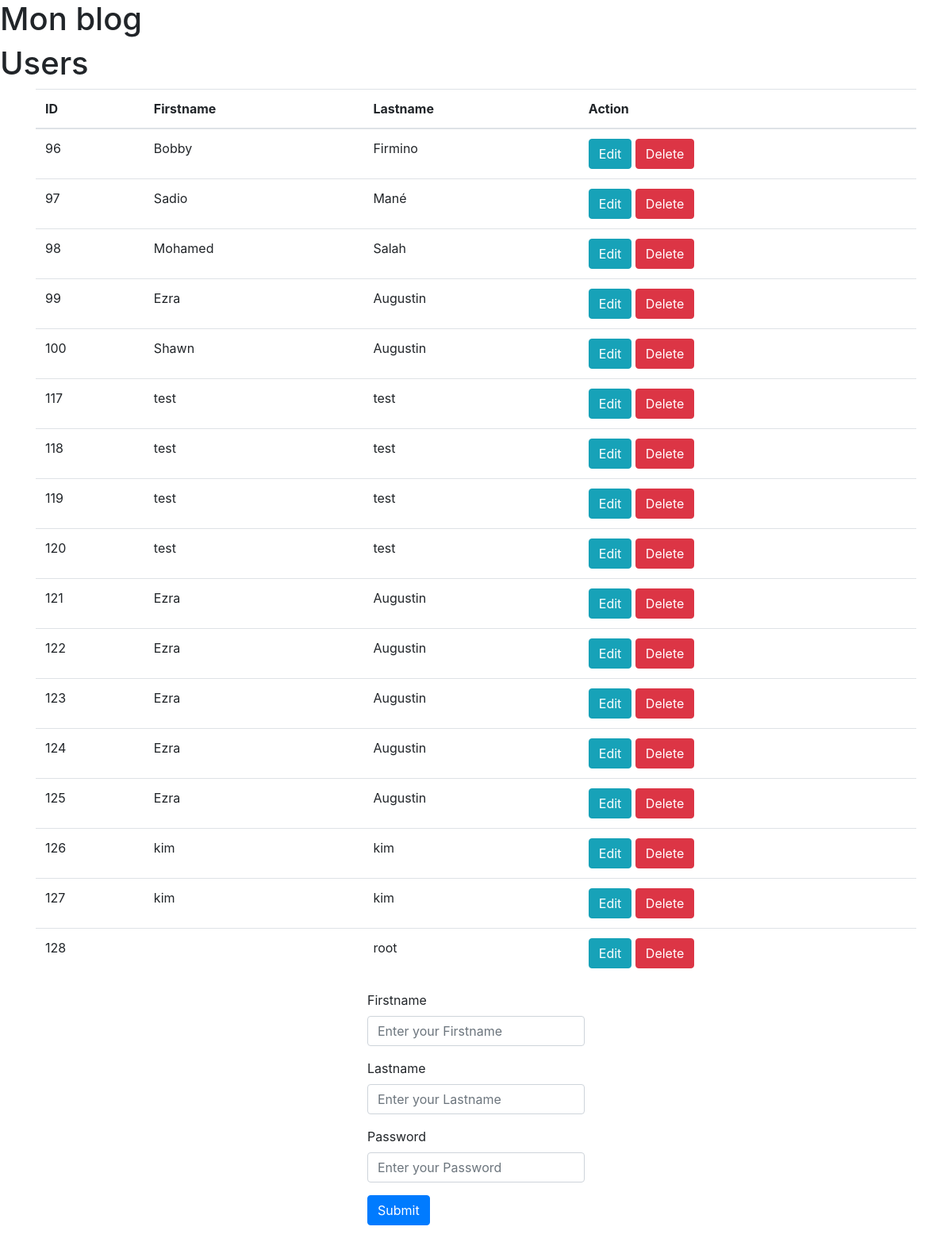
The page / on the database its author committed.
### tables this page shows
CREATE TABLE `users` (
  `id` int(11) NOT NULL,
  `firstname` varchar(45) NOT NULL,
  `lastname` varchar(45) NOT NULL,
  `password` varchar(45) NOT NULL
);

### controller/userController.php (called while the page is built, shortened)
<?php
require '../src/model/UserManager.php';
$usersmanager = new UsersManager();
$users= $usersmanager->getUsers();
require '../view/usersview.php';

### index.php (called while the page is built)
<?php
require ('controller/userController.php');
?>

### src/model/UserManager.php (called while the page is built, shortened)
<?php
class UsersManager extends Manager {
    public function getUsers() {
        $bdd = $this->dbConnect();
      $req= $bdd->query('SELECT id, firstname,lastname FROM users order by id');
       $users =[];
       while ($userRow = $req->fetch()){
           $user = new User();
           $user->id = $userRow['id'];
           $user->firstname = $userRow['firstname'];
           $user->lastname = $userRow['lastname'];
           array_push($users,$user);
       }
       return $users;
    }
}

### view/usersview.php (the view, shortened to what this page needs)
<?php $title = 'Mon blog'; ?>
<h1>Users</h1>
         <div class="container">
        <table class="table">
        <thead>
        <tr>
        <th>ID</th>
        <th>Firstname</th>
        <th>Lastname</th>
        <th colspan="2">Action</th>
        </tr>
        </thead>
 <?php
foreach ($users as $user) {
    ?>
         <tr>
                <td><?= $user-> id; ?></td>
                <td><?=$user->firstname; ?></td>
                <td><?=$user->lastname; ?></td>
                <td><a href="../index.php?edit=<?= $user-> id;?>"
                      class="btn btn-info">Edit</a>
                      <a href="../controller/userController.php?delete=<?= $user-> id;?>"
                      class="btn btn-danger">Delete</a>
                </td>
            </tr>
        <?php
        }
        ?>
        </table>
   <div class="row justify-content-center" >
  <form action="#" method="POST">
  <div class="form-group">
  <label>Firstname</label>
  <input type="text" name="firstname" class="form-control" placeholder="Enter your Firstname">
  </div>
  <div class="form-group">
  <label>Lastname</label>
  <input type="text" name="lastname" class="form-control" placeholder="Enter your Lastname">
  </div>
  <div class="form-group">
  <label>Password</label>
  <input type="password" name="password" class="form-control" placeholder="Enter your Password">
  </div>
  <div class="form-group">
  <button type="submit" name="submit" class="btn btn-primary">Submit</button>
  </div>
  </form>
  </div>
</div>
  <?php $content = ob_get_clean(); ?>
<?php require('template.php');
?>

### view/template.php (shortened to what this page needs)
<!DOCTYPE html>
<html>
    <head>
        <link rel="stylesheet" href="https://stackpath.bootstrapcdn.com/bootstrap/4.2.1/css/bootstrap.min.css">
    </head>
    <body>
    <header><h1><?=$title?></h1></header>
        <?= $content ?>
    </body>
</html>

### rows shown on the page
users: id "96", firstname "Bobby", lastname "Firmino"
users: id "97", firstname "Sadio", lastname "Mané"
users: id "98", firstname "Mohamed", lastname "Salah"
users: id "99", firstname "Ezra", lastname "Augustin"
users: id "100", firstname "Shawn", lastname "Augustin"
users: id "117", firstname "test", lastname "test"
users: id "118", firstname "test", lastname "test"
users: id "119", firstname "test", lastname "test"
users: id "120", firstname "test", lastname "test"
users: id "121", firstname "Ezra", lastname "Augustin"
users: id "122", firstname "Ezra", lastname "Augustin"
users: id "123", firstname "Ezra", lastname "Augustin"
users: id "124", firstname "Ezra", lastname "Augustin"
users: id "125", firstname "Ezra", lastname "Augustin"
users: id "126", firstname "kim", lastname "kim"
users: id "127", firstname "kim", lastname "kim"
users: id "128", lastname "root"

### other values the page prints
$title "Mon blog"
